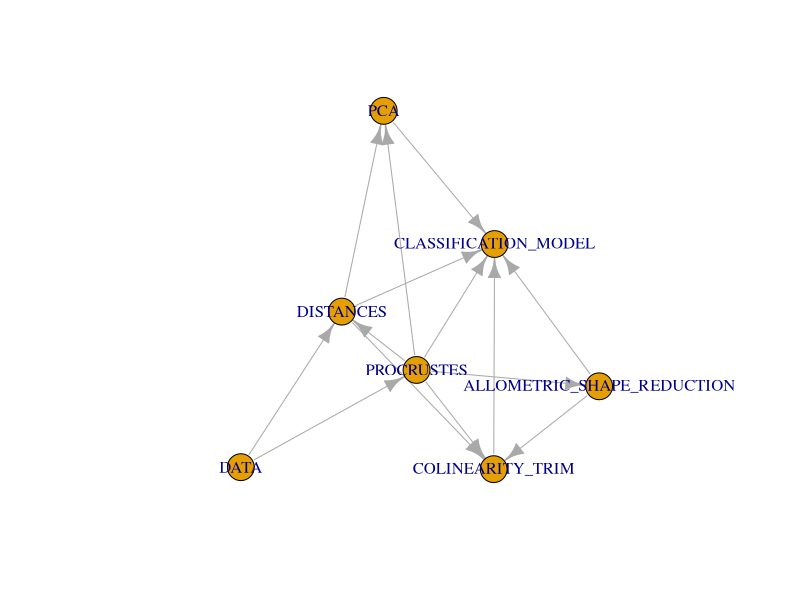

Source code (R):
# script to compute the methodological graph combination


library(igraph)

methods_graph = graph_from_literal(DATA-+DISTANCES, 
                                   DATA-+PROCRUSTES, 
                                   PROCRUSTES-+DISTANCES,
                                   PROCRUSTES-+ALLOMETRIC_SHAPE_REDUCTION,
                                   PROCRUSTES-+CLASSIFICATION_MODEL,
                                   PROCRUSTES-+COLINEARITY_TRIM,
                                   PROCRUSTES-+PCA,
                                   DISTANCES-+COLINEARITY_TRIM,
                                   DISTANCES-+PCA,
                                   DISTANCES-+CLASSIFICATION_MODEL,
                                   PCA-+CLASSIFICATION_MODEL,
                                   ALLOMETRIC_SHAPE_REDUCTION-+COLINEARITY_TRIM,
                                   ALLOMETRIC_SHAPE_REDUCTION-+CLASSIFICATION_MODEL,
                                   COLINEARITY_TRIM-+CLASSIFICATION_MODEL)


plot(methods_graph)

all_paths = all_simple_paths(methods_graph, from=1, to=5)
